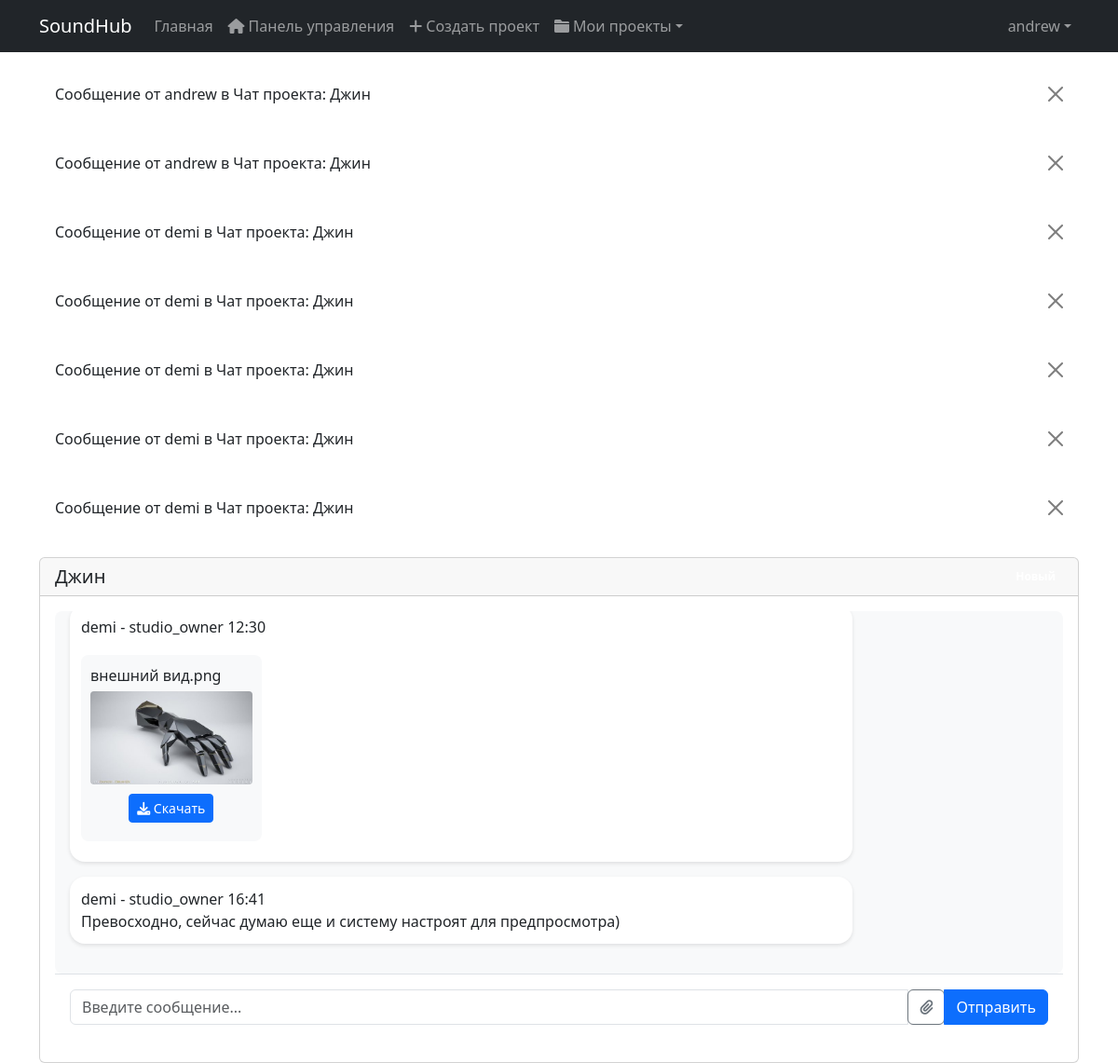
Page /api/chats/project/1/ (signed in) on the committed database.
### users/models.py (models this page shows)
class User(AbstractUser):
    USER_TYPES = (
        ('musician', 'Музыкант'),
        ('studio_owner', 'Владелец студии'),
        ('studio_worker', 'Работник студии')
    )
    user_type = models.CharField(max_length=20, choices=USER_TYPES)
    phone = models.CharField(max_length=20, blank=True)
    is_verified = models.BooleanField(default=False)

### chats/models.py (models this page shows, shortened)
class Message(models.Model):
    chat = models.ForeignKey(Chat, on_delete=models.CASCADE, related_name='messages')
    sender = models.ForeignKey(settings.AUTH_USER_MODEL, on_delete=models.CASCADE)
    text = models.TextField()
    created_at = models.DateTimeField(auto_now_add=True)
    is_read = models.BooleanField(default=False)
    def __str__(self):
        return f'Сообщение от {self.sender.username} в {self.chat}'

class Chat(models.Model):
    project = models.OneToOneField(Project, on_delete=models.CASCADE, related_name='chat', null=True, blank=True)
    studio = models.ForeignKey('studios.Studio', on_delete=models.CASCADE, related_name='chats', null=True, blank=True)
    participants = models.ManyToManyField(settings.AUTH_USER_MODEL, related_name='chats', blank=True)
    created_at = models.DateTimeField(auto_now_add=True)
    updated_at = models.DateTimeField(auto_now=True)
    def get_last_message(self):
        return self.messages.order_by('-created_at').first()
    def __str__(self):
        return f'Чат проекта: {self.project.title if self.project else "Без проекта"}'

class Project(models.Model):
    title = models.CharField(max_length=200)
    description = models.TextField(blank=True)
    created_at = models.DateTimeField(default=timezone.now)
    updated_at = models.DateTimeField(auto_now=True)
    client = models.ForeignKey(settings.AUTH_USER_MODEL, on_delete=models.CASCADE, related_name='client_projects', default=0)
    studio = models.ForeignKey('studios.Studio', on_delete=models.CASCADE, related_name='studio_projects', default=0)
    status = models.CharField(max_length=20, choices=[
        ('new', 'Новый'),
        ('in_progress', 'В работе'),
        ('completed', 'Завершен'),
        ('cancelled', 'Отменен')
    ], default='new')

class File(models.Model):
    FILE_TYPES = [
        ('audio', 'Аудио'),
        ('image', 'Изображение'),
        ('video', 'Видео'),
        ('document', 'Документ')
    ]
    message = models.ForeignKey(Message, on_delete=models.CASCADE, related_name='files', default='')
    file = models.FileField(upload_to='chat_files/%Y/%m/%d/')
    file_type = models.CharField(max_length=20, choices=FILE_TYPES, default=FILE_TYPES[3][0])
    filename = models.CharField(max_length=255, default='')
    uploaded_at = models.DateTimeField(auto_now_add=True)
    size = models.IntegerField(help_text='Размер файла в байтах', default=0)

### chats/views.py (the view, shortened to what this page needs)
# urls.py: path('project/<int:project_id>/', views.project_chat, name='project_chat'),
@login_required
def project_chat(request, project_id):
    project = get_object_or_404(Project, id=project_id)
    if request.user != project.client and request.user != project.studio.owner and request.user not in project.studio.workers.all():
        raise PermissionDenied
    chat, created = Chat.objects.get_or_create(project=project)
    messages = chat.messages.select_related('sender').prefetch_related('files').order_by('created_at')
    return render(request, 'chats/chat.html', {
        'project': project,
        'chat': chat,
        'messages': messages
    })

### chats/templates/chats/chat.html (shortened to what this page needs)
{% extends 'base.html' %}
{% load static %}
{% block content %}
<div class="container mt-4">
    <div class="row">
        <div class="col-md-12">
            <div class="card">
                <div class="card-header d-flex justify-content-between align-items-center">
                    <h5 class="mb-0">{{ project.title }}</h5>
                    <span class="badge bg-{{ project.status }}">{{ project.get_status_display }}</span>
                </div>
                <div class="card-body chat-container">
                    <div class="messages-container" id="messages">
                        {% for message in messages %}
                            {% include 'chats/message.html' with message=message %}
                        {% endfor %}
                    </div>
                    <form class="message-form" method="post" enctype="multipart/form-data" id="message-form">
                        <div class="input-group">
                            <input type="text" name="message" class="form-control" placeholder="Введите сообщение...">
                            <div class="file-input-container">
                                <button class="btn btn-outline-secondary" type="button">
                                    <i class="fas fa-paperclip"></i>
                            </button>
                            </div>
                            <button type="submit" class="btn btn-primary">Отправить</button>
                        </div>
                    </form>
                </div>
            </div>
        </div>
    </div>
</div>
{% endblock %}

### templates/base.html (shortened to what this page needs)
<!DOCTYPE html>
<html lang="ru">
  <head>
    <link href="https://cdn.jsdelivr.net/npm/bootstrap@5.3.0/dist/css/bootstrap.min.css" rel="stylesheet" />
    <link rel="stylesheet" href="https://cdnjs.cloudflare.com/ajax/libs/font-awesome/6.0.0/css/all.min.css" />
  </head>
  <body>
    <nav class="navbar navbar-expand-lg navbar-dark bg-dark">
      <div class="container">
        <a class="navbar-brand" href="{% url 'index' %}">SoundHub</a>
        <div class="collapse navbar-collapse" id="navbarNav">
          <ul class="navbar-nav me-auto">
            <li class="nav-item">
              <a class="nav-link" href="{% url 'index' %}">Главная</a>
            </li>
            {% if user.is_authenticated %}
              {% if user.user_type == 'musician' %}
                <li class="nav-item">
                  <a class="nav-link" href="{% url 'musician_dashboard' %}"><i class="fas fa-home me-1"></i>Панель управления</a>
                </li>
                <li class="nav-item">
                  <a class="nav-link" href="{% url 'studios:studios_list' %}"><i class="fas fa-plus me-1"></i>Создать проект</a>
                </li>
                <li class="nav-item dropdown">
                  <a class="nav-link dropdown-toggle" href="#" id="projectsDropdown" role="button" data-bs-toggle="dropdown"><i class="fas fa-folder me-1"></i>Мои проекты</a>
                </li>
              {% endif %}
            {% endif %}
          </ul>
          <ul class="navbar-nav">
            {% if user.is_authenticated %}
              <li class="nav-item dropdown">
                <a class="nav-link dropdown-toggle" href="#" id="navbarDropdown" role="button" data-bs-toggle="dropdown">{{ user.username }}</a>
              </li>
            {% endif %}
          </ul>
        </div>
      </div>
    </nav>
    {% if messages %}
      <div class="container mt-3">
        {% for message in messages %}
          <div class="alert alert-{{ message.tags }} alert-dismissible fade show" role="alert">
            {{ message }}
            <button type="button" class="btn-close" data-bs-dismiss="alert"></button>
          </div>
        {% endfor %}
      </div>
    {% endif %}
    {% block content %}
    {% endblock %}
  </body>
</html>

### chats/templates/chats/message.html (shortened to what this page needs)
{% load static %}
<div class="message {% if message.sender == user %}message-sent{% else %}message-received{% endif %}" data-message-id="{{ message.id }}">
    <div class="message-content">
        <div class="message-header">
            <span class="message-sender">{{ message.sender.get_full_name|default:message.sender.username }} - {{ message.sender.user_type }}</span>
            <span class="message-time">{{ message.created_at|date:"H:i" }}</span>
        </div>
        {% if message.text %}
            <div class="message-text">{{ message.text }}</div>
        {% endif %}
        {% if message.files.exists %}
            <div class="message-files">
                {% for file in message.files.all %}
                    <div class="file-preview">
                        {% if file.file_type == 'image' %}
                            <div class="image-preview-container">
                                <span class="file-name">{{ file.filename }}</span>
                                <img controls src="http://127.0.0.1:8000/{{ file.file }}" alt="{{ file.filename }}" class="img-fluid preview-image" style="max-height: 300px; cursor: pointer;" onclick="openImagePreview(this.src)">
                                <div class="image-actions">
                                    <a href="{% url 'chats:download_file' file.id %}" class="btn btn-sm btn-primary">
                                        <i class="fas fa-download"></i> Скачать
                                    </a>
                                </div>
                            </div>
                        {% endif %}
                    </div>
                {% endfor %}
            </div>
        {% endif %}
    </div>
</div>

### chats/templates/chats/chat.html (style rules this page uses)
.chat-container { height: calc(100vh - 300px); display: flex; flex-direction: column; }
.messages-container { flex-grow: 1; overflow-y: auto; padding: 1rem; background: #f8f9fa; border-radius: 0.5rem; }
.message { margin-bottom: 1rem; max-width: 80%; }
.message-content { padding: 0.75rem; border-radius: 1rem; background: #fff; box-shadow: 0 2px 4px rgba(0,0,0,0.1); }
.message-files { display: flex; flex-wrap: wrap; gap: 0.5rem; margin-top: 0.5rem; }
.file-preview { object-fit: cover; border-radius: 0.5rem; cursor: pointer; }
.message-form { padding: 1rem; background: white; border-top: 1px solid #dee2e6; }
.file-input-container { position: relative; overflow: hidden; }

### chats/templates/chats/message.html (style rules this page uses)
.file-preview { margin: 10px 0; border-radius: 8px; overflow: hidden; background: #f8f9fa; padding: 10px; }
.file-preview img { height: 100px; }
.image-preview-container, .video-preview-container, .audio-preview-container, .file-preview-container { position: relative; margin-bottom: 10px; }
.preview-image { border-radius: 4px; transition: transform 0.2s; }
.image-actions, .video-actions, .audio-actions { margin-top: 10px; text-align: center; }
.file-name { display: block; margin-bottom: 5px; word-break: break-all; }

### rows in the picture
User: username "andrew"
Message: sender+chat "Сообщение от andrew в Чат проекта: Джин"
Message: sender+chat "Сообщение от andrew в Чат проекта: Джин"
Message: sender+chat "Сообщение от demi в Чат проекта: Джин"
Message: sender+chat "Сообщение от demi в Чат проекта: Джин"
Message: sender+chat "Сообщение от demi в Чат проекта: Джин"
Message: sender+chat "Сообщение от demi в Чат проекта: Джин", sender.get_full_name "demi", sender.user_type "studio_owner", created_at "12:30"
Message: sender+chat "Сообщение от demi в Чат проекта: Джин", sender.get_full_name "demi", sender.user_type "studio_owner", created_at "16:41", text "Превосходно, сейчас думаю еще и систему настроят для предпросмотра)"
Project: title "Джин"
File: filename "внешний вид.png", file (picture)
